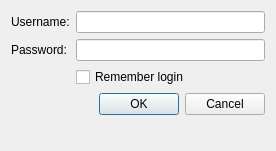
<?xml version="1.0" encoding="UTF-8"?>
<ui version="4.0">
 <class>LoginDialog</class>
 <widget class="QDialog" name="LoginDialog">
  <property name="geometry">
   <rect>
    <x>0</x>
    <y>0</y>
    <width>276</width>
    <height>151</height>
   </rect>
  </property>
  <property name="sizePolicy">
   <sizepolicy hsizetype="Fixed" vsizetype="Fixed">
    <horstretch>0</horstretch>
    <verstretch>0</verstretch>
   </sizepolicy>
  </property>
  <property name="windowTitle">
   <string>Login</string>
  </property>
  <layout class="QFormLayout" name="formLayout">
   <item row="0" column="1">
    <widget class="QLineEdit" name="userBox"/>
   </item>
   <item row="2" column="1">
    <widget class="QLineEdit" name="passBox">
     <property name="echoMode">
      <enum>QLineEdit::Password</enum>
     </property>
    </widget>
   </item>
   <item row="4" column="1">
    <widget class="QDialogButtonBox" name="buttonBox">
     <property name="orientation">
      <enum>Qt::Horizontal</enum>
     </property>
     <property name="standardButtons">
      <set>QDialogButtonBox::Cancel|QDialogButtonBox::Ok</set>
     </property>
    </widget>
   </item>
   <item row="0" column="0">
    <widget class="QLabel" name="label">
     <property name="text">
      <string>Username:</string>
     </property>
    </widget>
   </item>
   <item row="2" column="0">
    <widget class="QLabel" name="Pasword">
     <property name="text">
      <string>Password:</string>
     </property>
    </widget>
   </item>
   <item row="3" column="1">
    <widget class="QCheckBox" name="rememberLoginBox">
     <property name="text">
      <string>Remember login</string>
     </property>
    </widget>
   </item>
  </layout>
 </widget>
 <resources/>
 <connections>
  <connection>
   <sender>buttonBox</sender>
   <signal>accepted()</signal>
   <receiver>LoginDialog</receiver>
   <slot>accept()</slot>
   <hints>
    <hint type="sourcelabel">
     <x>248</x>
     <y>254</y>
    </hint>
    <hint type="destinationlabel">
     <x>157</x>
     <y>274</y>
    </hint>
   </hints>
  </connection>
  <connection>
   <sender>buttonBox</sender>
   <signal>rejected()</signal>
   <receiver>LoginDialog</receiver>
   <slot>reject()</slot>
   <hints>
    <hint type="sourcelabel">
     <x>316</x>
     <y>260</y>
    </hint>
    <hint type="destinationlabel">
     <x>286</x>
     <y>274</y>
    </hint>
   </hints>
  </connection>
 </connections>
</ui>
